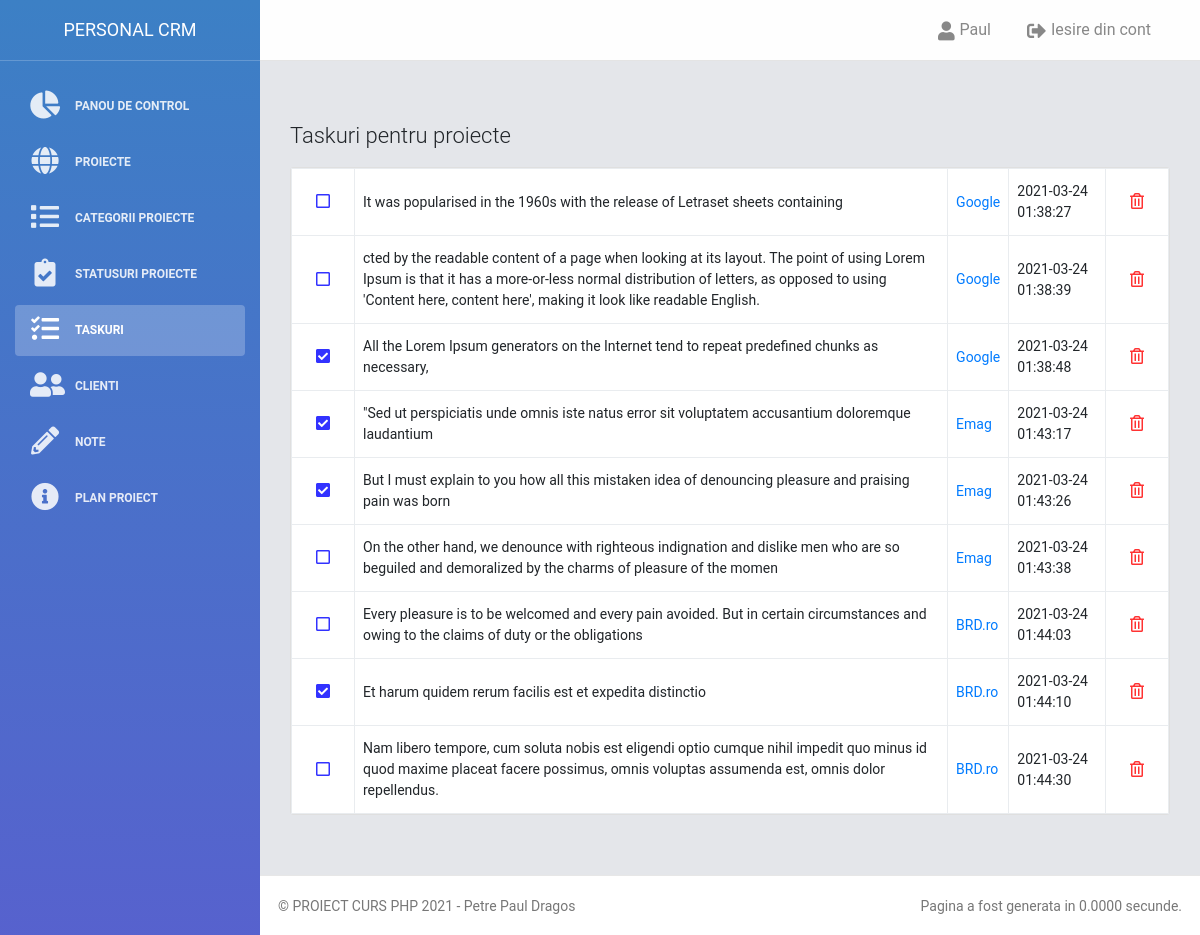
The page /taskuri.php (signed in) on the database its author committed.
### tables this page shows
CREATE TABLE `utilizatori` (
  `id` int(11) NOT NULL,
  `utilizator` varchar(30) NOT NULL,
  `parola` varchar(30) NOT NULL,
  `nume` varchar(100) NOT NULL,
  `prenume` varchar(100) NOT NULL
);

CREATE TABLE `proiecte_taskuri` (
  `id` int(11) NOT NULL,
  `id_proiect` int(11) NOT NULL,
  `task` text NOT NULL,
  `status` int(3) NOT NULL,
  `prioritate` int(3) NOT NULL,
  `data` datetime NOT NULL DEFAULT current_timestamp()
);

CREATE TABLE `proiecte` (
  `id` int(11) NOT NULL,
  `nume` varchar(255) NOT NULL,
  `link` varchar(255) NOT NULL,
  `categorie` varchar(255) NOT NULL,
  `descriere` text NOT NULL,
  `imagine` text NOT NULL,
  `id_client` int(11) NOT NULL,
  `buget` int(11) NOT NULL,
  `status` int(11) NOT NULL,
  `data` timestamp NOT NULL DEFAULT current_timestamp(),
  `data_start` date NOT NULL,
  `data_final` date NOT NULL
);

### taskuri.php (the view, shortened to what this page needs)
<?php
	$titluPagina = "Taskuri pentru proiecte";
    require_once 'elemente/header.php';
  	$proiecteObj = new Proiecte();
	$taskuri = $proiecteObj->afiseazaTaskuri();
?>
<h4><?php echo $titluPagina ?></h4>
<div class="mt-3 mb-3">
	<table class="card table table-bordered table-hover">
		<tbody>
		<?php
		if ($taskuri > 0) {
		foreach ($taskuri as $task) { ?>
		<tr>
			<td class="text-center" style="width: 60px;">
	        <?php if($task['status'] ==0){ ?>
	            <a href="taskuri.php?taskRezolvatId=<?php echo $task['id'] ?>" class="btn btn-info btn-simple btn-link" style="color:blue">
	              <i class="far fa-square"></i>
	            </a>
	        <?php }else{ ?>
	        	<a href="taskuri.php?taskNerezolvatId=<?php echo $task['id'] ?>" class="btn btn-info btn-simple btn-link" style="color:blue">
	              <i class="fas fa-check-square"></i>
	            </a>
	        <?php } ?>
	        </td>
			<td><?php echo $task['task']; ?></td>
			<td><a href="proiect_pagina.php?proiectId=<?php echo $task['id_proiect'] ?>">
				<?php $proiecteObj->afiseazaNumeProiect($task['id_proiect']); ?>
				</a>
			</td>
			<td><?php echo $task['data']; ?></td>
			<td style="width:20px">
				<a href="taskuri.php?stergeId=<?php echo $task['id'] ?>" class="btn btn-info btn-simple btn-link" style="color:red" onclick="confirm('Esti sigur ca vrei sa stergi taskul ?')">
	              <i class="far fa-trash-alt"></i>
	            </a>
	        </td>
		</tr>
		<?php } ?>
		</tbody>
	</table>
	<?php } else { ?>
		<p class="text-center">Nu ai inca nici un task</p>
	<?php } ?>
</div>
<?php include 'elemente/footer.php';  ?>

### clase/utilizatori_functii.php (shortened to what this page needs)
<?php
require_once "config/bazadedate.php";
class Utilizatori {
	public function __construct() {
		global $conexiune;
		$this->con = $conexiune;
		if(mysqli_connect_error()) {
			trigger_error("Eroare la conectarea bazei de date: " . mysqli_connect_error());
		}else{
			return $this->con;
		}
	}
    public function afiseazaNumeUtilizator($id){
		$query = "SELECT * FROM utilizatori WHERE id = '$id'";
		    $result = $this->con->query($query);
		    while($row = mysqli_fetch_assoc($result)) {
			echo $row['nume'];
			}
	}
}

### clase/proiecte_functii.php (shortened to what this page needs)
<?php
require_once "config/bazadedate.php";
class Proiecte {
	public function __construct() {
		global $conexiune;
		$this->con = $conexiune;
		if(mysqli_connect_error()) {
			trigger_error("Eroare la conectarea bazei de date: " . mysqli_connect_error());
		}else{
			return $this->con;
		}
	}
	public function afiseazaNumeProiect($id){
		$query = "SELECT * FROM proiecte WHERE id = '$id'";
		    $result = $this->con->query($query);
		    while($row = mysqli_fetch_assoc($result)) {
			echo $row['nume'];
			}
	}
	public function afiseazaTaskuri(){
		    $query = "SELECT * FROM proiecte_taskuri";
		    $result = $this->con->query($query);
		if (!empty($result) && $result->num_rows > 0) {
		    $data = array();
		    while ($row = $result->fetch_assoc()) {
		           $data[] = $row;
		    }
			return $data;
		}
	}
}

### elemente/style/css/style.css (style rules this page uses)
body { font-size: 14px; padding:0; background-color: #E9EBEE; }
a { color:#007bff; }
.btn { cursor: pointer; }

### rows shown on the page
utilizatori: nume "Paul"
proiecte_taskuri: task "It was popularised in the 1960s with the release of Letraset sheets containing", data "2021-03-24 01:38:27"
proiecte: nume "Google"
proiecte_taskuri: task "cted by the readable content of a page when looking at its layout. The point of using Lorem Ipsum is that it has a more-or-less normal distribution of letters, as opposed to using 'Content here, content here', making it look like readable English.", data "2021-03-24 01:38:39"
proiecte_taskuri: task "All the Lorem Ipsum generators on the Internet tend to repeat predefined chunks as necessary,", data "2021-03-24 01:38:48"
proiecte_taskuri: task "\"Sed ut perspiciatis unde omnis iste natus error sit voluptatem accusantium doloremque laudantium", data "2021-03-24 01:43:17"
proiecte: nume "Emag"
proiecte_taskuri: task "But I must explain to you how all this mistaken idea of denouncing pleasure and praising pain was born", data "2021-03-24 01:43:26"
proiecte_taskuri: task "On the other hand, we denounce with righteous indignation and dislike men who are so beguiled and demoralized by the charms of pleasure of the momen", data "2021-03-24 01:43:38"
proiecte_taskuri: task "Every pleasure is to be welcomed and every pain avoided. But in certain circumstances and owing to the claims of duty or the obligations", data "2021-03-24 01:44:03"
proiecte: nume "BRD.ro"
proiecte_taskuri: task "Et harum quidem rerum facilis est et expedita distinctio", data "2021-03-24 01:44:10"
proiecte_taskuri: task "Nam libero tempore, cum soluta nobis est eligendi optio cumque nihil impedit quo minus id quod maxime placeat facere possimus, omnis voluptas assumenda est, omnis dolor repellendus.", data "2021-03-24 01:44:30"

### other values the page prints
$titluPagina "Taskuri pentru proiecte"
